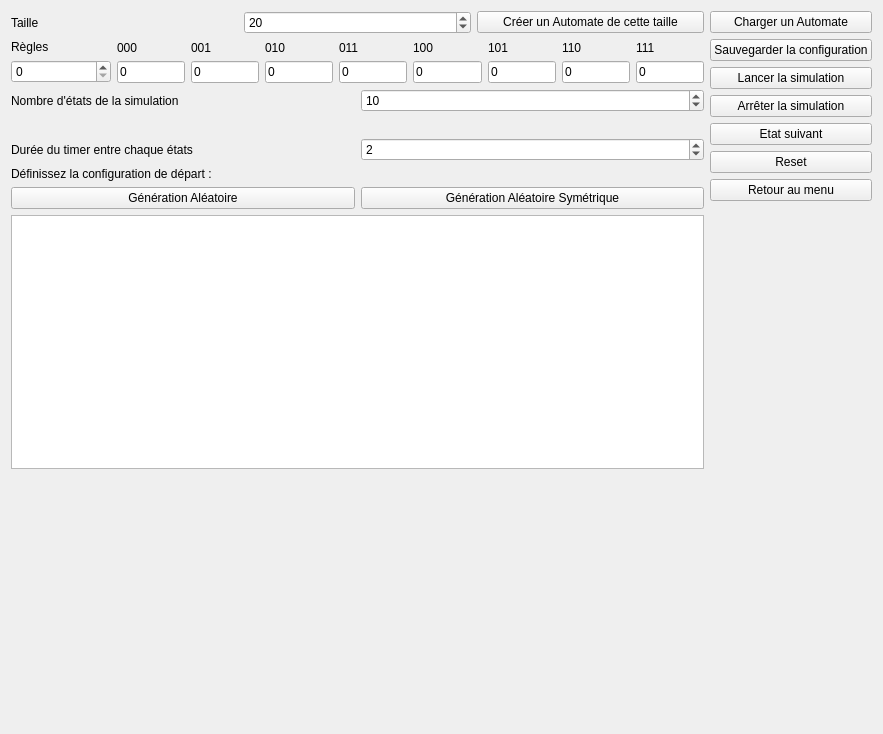
<?xml version="1.0" encoding="UTF-8"?>
<ui version="4.0">
 <class>Automate_1D</class>
 <widget class="QWidget" name="Automate_1D">
  <property name="geometry">
   <rect>
    <x>0</x>
    <y>0</y>
    <width>883</width>
    <height>734</height>
   </rect>
  </property>
  <property name="windowTitle">
   <string>Form</string>
  </property>
  <layout class="QHBoxLayout" name="horizontalLayout_7">
   <item>
    <layout class="QVBoxLayout" name="interface_2">
     <property name="sizeConstraint">
      <enum>QLayout::SetDefaultConstraint</enum>
     </property>
     <item>
      <layout class="QHBoxLayout" name="horizontalLayout_3">
       <item>
        <widget class="QLabel" name="size_2">
         <property name="text">
          <string>Taille</string>
         </property>
        </widget>
       </item>
       <item>
        <widget class="QSpinBox" name="size_Box">
         <property name="value">
          <number>20</number>
         </property>
        </widget>
       </item>
       <item>
        <widget class="QPushButton" name="size">
         <property name="autoFillBackground">
          <bool>false</bool>
         </property>
         <property name="text">
          <string>Créer un Automate de cette taille</string>
         </property>
         <property name="checkable">
          <bool>false</bool>
         </property>
         <property name="flat">
          <bool>false</bool>
         </property>
        </widget>
       </item>
      </layout>
     </item>
     <item>
      <layout class="QHBoxLayout" name="horizontalLayout_5">
       <item>
        <layout class="QVBoxLayout" name="verticalLayout_17">
         <item>
          <widget class="QLabel" name="rule_l">
           <property name="text">
            <string>Règles</string>
           </property>
          </widget>
         </item>
         <item>
          <widget class="QSpinBox" name="rule">
           <property name="minimumSize">
            <size>
             <width>100</width>
             <height>0</height>
            </size>
           </property>
           <property name="maximum">
            <number>256</number>
           </property>
          </widget>
         </item>
        </layout>
       </item>
       <item>
        <layout class="QHBoxLayout" name="horizontalLayout"/>
       </item>
       <item>
        <layout class="QVBoxLayout" name="verticalLayout_7">
         <item>
          <widget class="QLabel" name="Bitl0">
           <property name="text">
            <string>000</string>
           </property>
          </widget>
         </item>
         <item>
          <widget class="QLineEdit" name="numBit1">
           <property name="text">
            <string>0</string>
           </property>
          </widget>
         </item>
        </layout>
       </item>
       <item>
        <layout class="QVBoxLayout" name="verticalLayout_10">
         <item>
          <widget class="QLabel" name="Bitl1">
           <property name="text">
            <string>001</string>
           </property>
          </widget>
         </item>
         <item>
          <widget class="QLineEdit" name="numBit2">
           <property name="text">
            <string>0</string>
           </property>
          </widget>
         </item>
        </layout>
       </item>
       <item>
        <layout class="QVBoxLayout" name="verticalLayout_11">
         <item>
          <widget class="QLabel" name="Bitl2">
           <property name="text">
            <string>010</string>
           </property>
          </widget>
         </item>
         <item>
          <widget class="QLineEdit" name="numBit3">
           <property name="text">
            <string>0</string>
           </property>
          </widget>
         </item>
        </layout>
       </item>
       <item>
        <layout class="QVBoxLayout" name="verticalLayout_12">
         <item>
          <widget class="QLabel" name="Bitl3">
           <property name="text">
            <string>011</string>
           </property>
          </widget>
         </item>
         <item>
          <widget class="QLineEdit" name="numBit4">
           <property name="text">
            <string>0</string>
           </property>
          </widget>
         </item>
        </layout>
       </item>
       <item>
        <layout class="QVBoxLayout" name="verticalLayout_13">
         <item>
          <widget class="QLabel" name="Bitl4">
           <property name="text">
            <string>100</string>
           </property>
          </widget>
         </item>
         <item>
          <widget class="QLineEdit" name="numBit5">
           <property name="text">
            <string>0</string>
           </property>
          </widget>
         </item>
        </layout>
       </item>
       <item>
        <layout class="QVBoxLayout" name="verticalLayout_8">
         <item>
          <widget class="QLabel" name="Bitl5">
           <property name="text">
            <string>101</string>
           </property>
          </widget>
         </item>
         <item>
          <widget class="QLineEdit" name="numBit6">
           <property name="text">
            <string>0</string>
           </property>
          </widget>
         </item>
        </layout>
       </item>
       <item>
        <layout class="QVBoxLayout" name="verticalLayout_15">
         <item>
          <widget class="QLabel" name="Bitl6">
           <property name="text">
            <string>110</string>
           </property>
          </widget>
         </item>
         <item>
          <widget class="QLineEdit" name="numBit7">
           <property name="text">
            <string>0</string>
           </property>
          </widget>
         </item>
        </layout>
       </item>
       <item>
        <layout class="QVBoxLayout" name="verticalLayout_14">
         <item>
          <widget class="QLabel" name="Bitl7">
           <property name="text">
            <string>111</string>
           </property>
          </widget>
         </item>
         <item>
          <widget class="QLineEdit" name="numBit8">
           <property name="text">
            <string>0</string>
           </property>
          </widget>
         </item>
        </layout>
       </item>
      </layout>
     </item>
     <item>
      <layout class="QHBoxLayout" name="horizontalLayout_2">
       <item>
        <widget class="QLabel" name="label_2">
         <property name="text">
          <string>Nombre d'états de la simulation</string>
         </property>
        </widget>
       </item>
       <item>
        <widget class="QSpinBox" name="nb_etats">
         <property name="value">
          <number>10</number>
         </property>
        </widget>
       </item>
      </layout>
     </item>
     <item>
      <widget class="QLabel" name="label">
       <property name="text">
        <string/>
       </property>
      </widget>
     </item>
     <item>
      <layout class="QHBoxLayout" name="horizontalLayout_4">
       <item>
        <widget class="QLabel" name="label_3">
         <property name="text">
          <string>Durée du timer entre chaque états</string>
         </property>
        </widget>
       </item>
       <item>
        <widget class="QSpinBox" name="timer">
         <property name="value">
          <number>2</number>
         </property>
        </widget>
       </item>
      </layout>
     </item>
     <item>
      <widget class="QLabel" name="init_l">
       <property name="text">
        <string>Définissez la configuration de départ : </string>
       </property>
      </widget>
     </item>
     <item>
      <layout class="QHBoxLayout" name="horizontalLayout_6">
       <item>
        <widget class="QPushButton" name="random">
         <property name="text">
          <string>Génération Aléatoire</string>
         </property>
        </widget>
       </item>
       <item>
        <widget class="QPushButton" name="random_sym">
         <property name="text">
          <string>Génération Aléatoire Symétrique</string>
         </property>
        </widget>
       </item>
      </layout>
     </item>
     <item>
      <widget class="QTableWidget" name="grid">
       <property name="enabled">
        <bool>true</bool>
       </property>
       <property name="sizePolicy">
        <sizepolicy hsizetype="Expanding" vsizetype="Expanding">
         <horstretch>0</horstretch>
         <verstretch>0</verstretch>
        </sizepolicy>
       </property>
       <property name="maximumSize">
        <size>
         <width>16777215</width>
         <height>16777215</height>
        </size>
       </property>
       <property name="verticalScrollBarPolicy">
        <enum>Qt::ScrollBarAlwaysOff</enum>
       </property>
       <property name="horizontalScrollBarPolicy">
        <enum>Qt::ScrollBarAlwaysOff</enum>
       </property>
       <property name="sizeAdjustPolicy">
        <enum>QAbstractScrollArea::AdjustToContents</enum>
       </property>
       <property name="selectionMode">
        <enum>QAbstractItemView::NoSelection</enum>
       </property>
       <attribute name="horizontalHeaderVisible">
        <bool>false</bool>
       </attribute>
       <attribute name="verticalHeaderVisible">
        <bool>false</bool>
       </attribute>
      </widget>
     </item>
     <item>
      <spacer name="verticalSpacer_2">
       <property name="orientation">
        <enum>Qt::Vertical</enum>
       </property>
       <property name="sizeHint" stdset="0">
        <size>
         <width>20</width>
         <height>40</height>
        </size>
       </property>
      </spacer>
     </item>
    </layout>
   </item>
   <item>
    <layout class="QVBoxLayout" name="verticalLayout_5">
     <property name="sizeConstraint">
      <enum>QLayout::SetDefaultConstraint</enum>
     </property>
     <item>
      <widget class="QPushButton" name="load">
       <property name="text">
        <string>Charger un Automate</string>
       </property>
      </widget>
     </item>
     <item>
      <widget class="QPushButton" name="save">
       <property name="text">
        <string>Sauvegarder la configuration</string>
       </property>
      </widget>
     </item>
     <item>
      <widget class="QPushButton" name="run">
       <property name="text">
        <string>Lancer la simulation</string>
       </property>
      </widget>
     </item>
     <item>
      <widget class="QPushButton" name="stop">
       <property name="text">
        <string>Arrêter la simulation</string>
       </property>
      </widget>
     </item>
     <item>
      <widget class="QPushButton" name="next">
       <property name="text">
        <string>Etat suivant</string>
       </property>
      </widget>
     </item>
     <item>
      <widget class="QPushButton" name="reset">
       <property name="text">
        <string>Reset</string>
       </property>
      </widget>
     </item>
     <item>
      <widget class="QPushButton" name="menu">
       <property name="text">
        <string>Retour au menu</string>
       </property>
      </widget>
     </item>
     <item>
      <spacer name="verticalSpacer">
       <property name="orientation">
        <enum>Qt::Vertical</enum>
       </property>
       <property name="sizeHint" stdset="0">
        <size>
         <width>20</width>
         <height>40</height>
        </size>
       </property>
      </spacer>
     </item>
    </layout>
   </item>
  </layout>
 </widget>
 <resources/>
 <connections/>
</ui>
